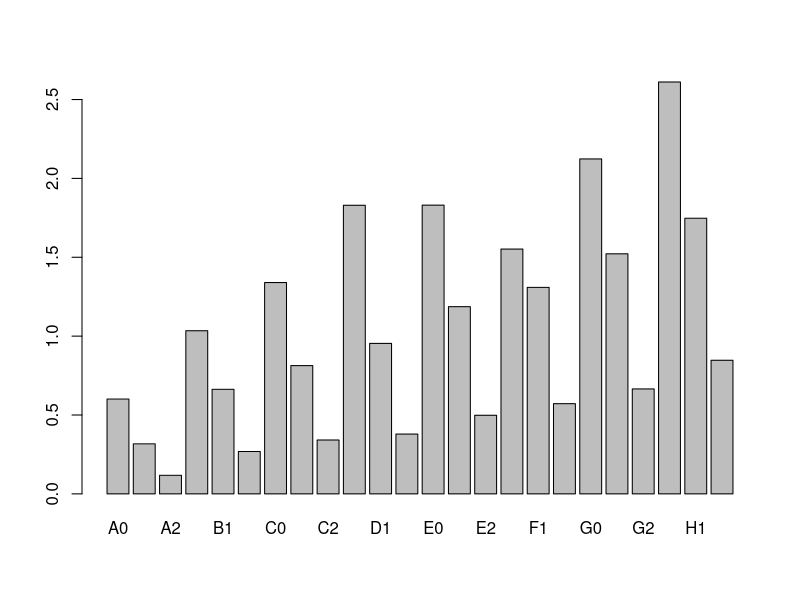

This figure's R source:

setwd("C:/Users/Jan/Desktop/Scrape/Analysis/")

#importing dataset
p1 <- read.csv("Datasets/PAandBaseOutStates.csv")
#fixing column name
names(p1)[1] <- "PlateAppID"

names(p1)
#variables
#[1] "PlateAppID"        "startBaseState"    "startBaseOutState"
#[4] "endBaseState"      "FinalBaseOutState" "TotalRPrime"      
#[7] "R" 

#finding expected run values for each base-out state
ER_A0 <- mean(p1[which(p1$startBaseOutState == "A0"),7])
ER_A1 <- mean(p1[which(p1$startBaseOutState == "A1"),7])
ER_A2 <- mean(p1[which(p1$startBaseOutState == "A2"),7])

ER_B0 <- mean(p1[which(p1$startBaseOutState == "B0"),7])
ER_B1 <- mean(p1[which(p1$startBaseOutState == "B1"),7])
ER_B2 <- mean(p1[which(p1$startBaseOutState == "B2"),7])

ER_C0 <- mean(p1[which(p1$startBaseOutState == "C0"),7])
ER_C1 <- mean(p1[which(p1$startBaseOutState == "C1"),7])
ER_C2 <- mean(p1[which(p1$startBaseOutState == "C2"),7])

ER_D0 <- mean(p1[which(p1$startBaseOutState == "D0"),7])
ER_D1 <- mean(p1[which(p1$startBaseOutState == "D1"),7])
ER_D2 <- mean(p1[which(p1$startBaseOutState == "D2"),7])

ER_E0 <- mean(p1[which(p1$startBaseOutState == "E0"),7])
ER_E1 <- mean(p1[which(p1$startBaseOutState == "E1"),7])
ER_E2 <- mean(p1[which(p1$startBaseOutState == "E2"),7])

ER_F0 <- mean(p1[which(p1$startBaseOutState == "F0"),7])
ER_F1 <- mean(p1[which(p1$startBaseOutState == "F1"),7])
ER_F2 <- mean(p1[which(p1$startBaseOutState == "F2"),7])

ER_G0 <- mean(p1[which(p1$startBaseOutState == "G0"),7])
ER_G1 <- mean(p1[which(p1$startBaseOutState == "G1"),7])
ER_G2 <- mean(p1[which(p1$startBaseOutState == "G2"),7])

ER_H0 <- mean(p1[which(p1$startBaseOutState == "H0"),7])
ER_H1 <- mean(p1[which(p1$startBaseOutState == "H1"),7])
ER_H2 <- mean(p1[which(p1$startBaseOutState == "H2"),7])

#vector of expected run values
ERxBO <- c(ER_A0, ER_A1, ER_A2, ER_B0, ER_B1, ER_B2, ER_C0, ER_C1, ER_C2,
           ER_D0, ER_D1, ER_D2, ER_E0, ER_E1, ER_E2, ER_F0, ER_F1, ER_F2,
           ER_G0, ER_G1, ER_G2, ER_H0, ER_H1, ER_H2)

#vector of base-out state labels
boStates <- c("A0", "A1", "A2", "B0", "B1", "B2", "C0", "C1", "C2",
              "D0", "D1", "D2", "E0", "E1", "E2", "F0", "F1", "F2",
              "G0", "G1", "G2", "H0", "H1", "H2")

#barplot of expected run values by base-out state
barplot(ERxBO, names.arg= boStates)

#dataframe of base-out states and their expected run values
er_values <- data.frame(boStates, ERxBO)

#saving a csv of expected run values
write.csv(er_values, "Datasets/er_values.csv")



